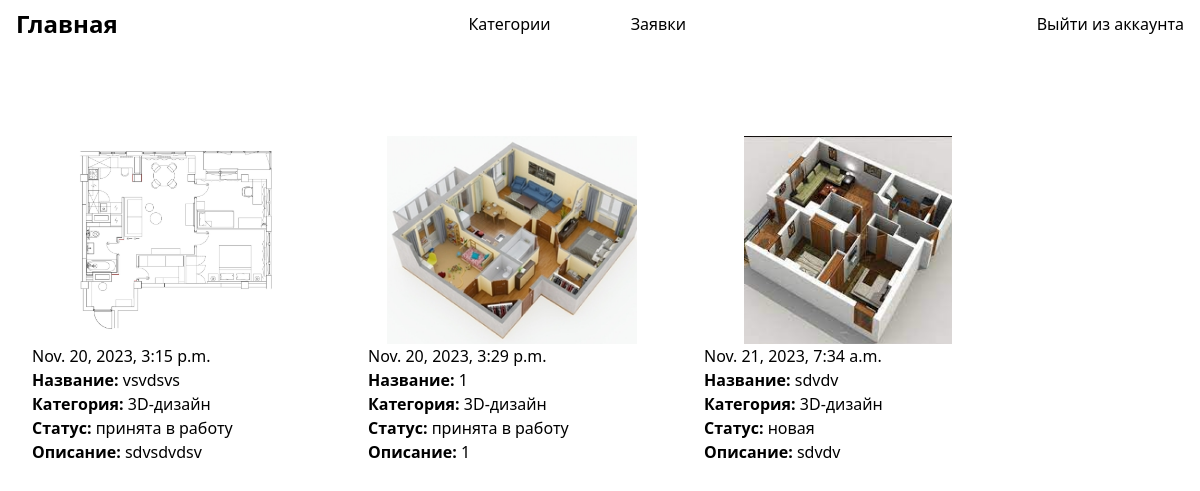
Screenshot of /superadmin/applications (signed in) with the database file from the repository.
### catalog/models.py (models this page shows, shortened)
class Application(models.Model):
    name = models.CharField('Name', max_length=200)
    description = models.CharField('Description', max_length=2000)
    image = models.ImageField('Image', upload_to='images')
    status = models.ForeignKey(Status, on_delete=models.CASCADE)
    category = models.ForeignKey(Category, on_delete=models.CASCADE)
    user = models.ForeignKey(User, on_delete=models.CASCADE)
    created_at = models.DateTimeField(auto_now_add=True)
    image_admin = models.ImageField(verbose_name="изображение готового дизайна", upload_to='images_admin',
                                    help_text="добавить изображение при смене статуса на выполнено", blank=True)
    comment_admin = models.TextField(verbose_name="комментарий",
                                     help_text="добавить комментарий при смене статуса на принят в работу", blank=True)

class Category(models.Model):
    name = models.CharField('Name', max_length=100)
    def __str__(self) -> str:
        return self.name

class Status(models.Model):
    name = models.CharField('Name', max_length=100)
    def __str__(self) -> str:
        return self.name

### catalog/views.py (the view)
# urls.py: path('superadmin/applications', views.ApplicationsListView.as_view(), name='admin-applications'),
class ApplicationsListView(AdminRequiredMixin, generic.ListView):
    model = models.Application
    template_name = 'superadmin/applications.html'
    context_object_name = 'applications'

### catalog/mixins.py (called while the page is built)
    @method_decorator(staff_member_required)
    def dispatch(self, request, *args, **kwargs):
        return super().dispatch(request, *args, **kwargs)

### catalog/templates/superadmin/applications.html
{% extends "superadmin/base_generic.html" %}
{% block main %}
<div class="">
    <div class="flex flex-wrap gap-4 py-20">
        {% if applications %}
        {% for app in applications %}
        <a class=" px-4 py-2 w-80 "
            href="{% url 'admin-application-update' pk=app.id %}">
            {% if app.status.name == 'выполнено' %}
            <img class="mx-auto max-h-52" src="{{app.image_admin.url}}" alt="Application image">
            {% else %}
            <img class="mx-auto max-h-52" src="{{app.image.url}}" alt="Application image">
            {% endif %}
            {{app.created_at}}
            <p class="">
                <b>Название:</b>
                <span class="">{{app.name}}</span><br>
                <b>Категория:</b>
                <span class="">{{app.category}}</span><br>
                <b>Статус:</b>
                <span class="">{{app.status}}</span><br>
                <b>Описание:</b>
                <span class="">{{app.description}}</span>
            </p>
        </a>
        {% endfor %}
        {% else %}
        <div class="flex-1">
            <p class="text-center font-medium">заявок нет</p>
        </div>
        {% endif %}
    </div>
</div>
{% endblock %}

### rows the page displays
Application: image (picture), created_at "Nov. 20, 2023, 3:15 p.m.", name "vsvdsvs", category "3D-дизайн", status "принята в работу", description "sdvsdvdsv"
Application: image (picture), created_at "Nov. 20, 2023, 3:29 p.m.", name "1", category "3D-дизайн", status "принята в работу", description "1"
Application: image (picture), created_at "Nov. 21, 2023, 7:34 a.m.", name "sdvdv", category "3D-дизайн", status "новая", description "sdvdv"
